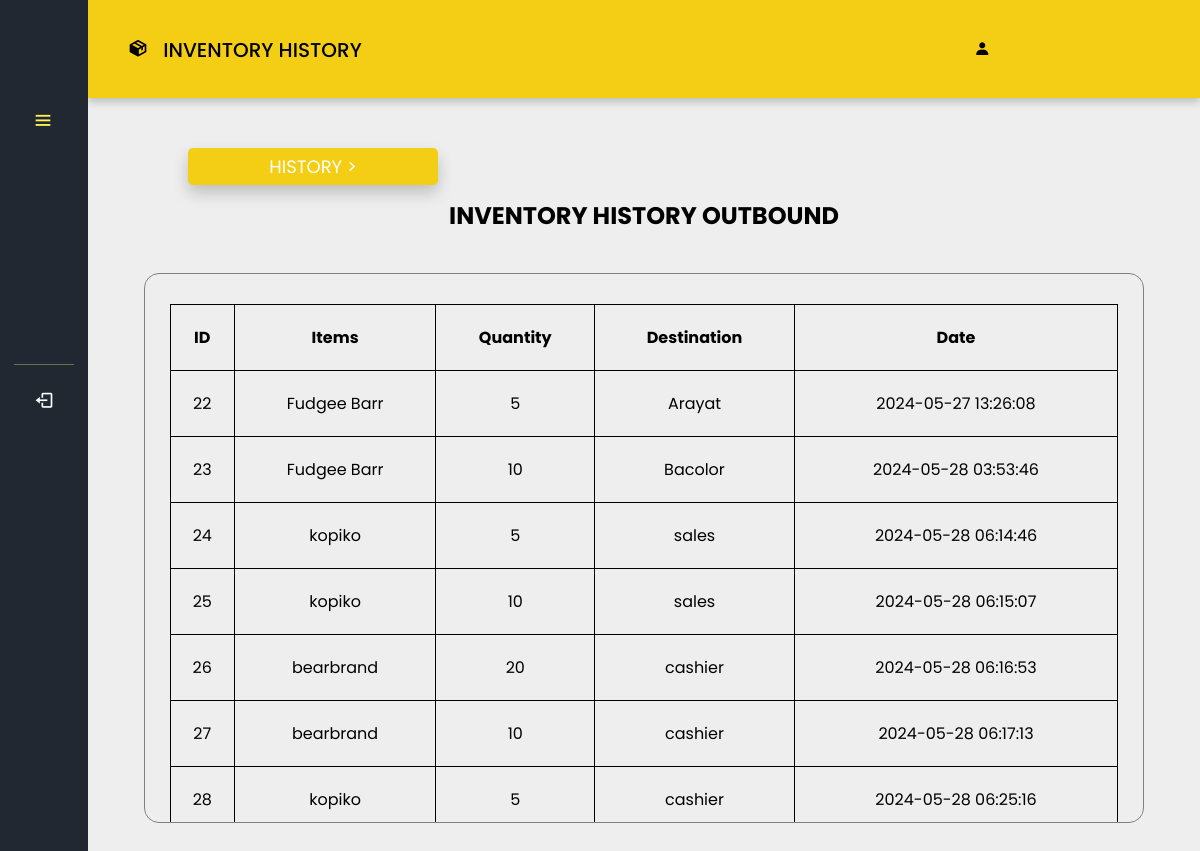
Screenshot of /POS_Inventory/outboundIH.php (signed in) with the database file from the repository.
### tables this page shows
CREATE TABLE `outbound` (
  `outbound_id` int(11) NOT NULL,
  `items` varchar(50) NOT NULL,
  `quantity` int(255) NOT NULL,
  `destination` varchar(255) NOT NULL,
  `Date` timestamp NOT NULL DEFAULT current_timestamp()
);

### POS_Inventory/outboundIH.php (the view, shortened to what this page needs)
<?php
if (isset($_SESSION['UserLogin'])) {
  $userrole = $_SESSION['UserRole'];
} else {
  header("Location: /pos/login.php");
  exit();
}
$pdo = connection();
$sql = "SELECT * FROM outbound";
$stmt = $pdo->query($sql);
$items = $stmt->fetchAll(PDO::FETCH_ASSOC);
?>
<!DOCTYPE html>
<html lang="en">
<head>
  <link rel="stylesheet" href="styles/inventory.css" />
  <link rel="stylesheet" href="styles/inventoryhistory.css" />
  <link href='https://unpkg.com/boxicons@2.1.4/css/boxicons.min.css' rel="stylesheet">
</head>
<body>
<nav class="sidebar close">
<header>
<div class="image-text">
</div>
  <i class="bx bx-menu toggle"></i>
</header>
<div class="menu-bar">
<div class="menu">
    <div class="bottom-content">
    <hr style="height: 1px; opacity: 40%; border-width: 0; margin-top: 200px; background-color: #BFEA7C;"/>
    <li class="nav-link">
      <a href="/updated pos/logout.php">
      <i class="bx bx-log-out icon"></i>
      </a>
    </li>
    </div>
</div>
</div>
</nav>
<section class="home" style="position: fixed; overflow: auto;">
  <div class="userheader">
  <h1><i class="bx bxs-package icon">&nbsp</i> INVENTORY HISTORY </h1>
   <h2><i class="bx bxs-user usericon">&nbsp</i> <?php echo htmlspecialchars($userrole); ?></h2>
  </div>
  <div class="dropdown1">
    <span class="inventory"> HISTORY ></span>
</div>
<div class="table1">
  <h1 class="header">INVENTORY HISTORY OUTBOUND</h1>
  <div class="tabbox1">
  <table>
    <tr>
      <th>ID</th>
      <th>Items</th>
      <th>Quantity</th>
      <th>Destination</th>
      <th>Date</th>
    </tr>
    <?php foreach ($items as $row){ ?>
            <tr>
                <td><?= $row['outbound_id'];?></td>
                <td><?= $row['items'];?></td>
                <td><?= $row['quantity'];?></td>
                <td><?= $row['destination'];?></td>
                <td><?= $row['Date'];?></td>
            </tr>
            <?php }?>
  </table>
    </div>
  </div>
</section>
</body>
</html>

### POS_Inventory/styles/inventory.css (style rules this page uses)
* { padding: 0; margin: 0; box-sizing: border-box; font-family: 'Poppins', sans-serif; }
:root { --background-color: #222831; --color: #F4CE14; --hover-color: #FFF455; --text-color: #000000; --text-color2: black; }
body { height: 100vh; background: #EEEEEE; }
.sidebar { float: left; top: 0; left: 0; height: 100%; width: 250px; padding: 10px 14px; background: var(--background-color); z-index: 100; cursor: pointer; }
.sidebar.close { width: 88px; }
.sidebar .menu { margin-top: -60px; }
.sidebar li { height: 50px; margin-top: 10px; list-style: none; display: flex; align-items: center; }
.sidebar li .icon { display: flex; align-items: center; justify-content: center; min-width: 60px; font-size: 20px; }
.sidebar li .icon, .sidebar li .text { color: #fff; }
.sidebar header { position: relative; }
.sidebar header .image-text { display: flex; align-items: center; padding-top: 1rem; }
.sidebar header .toggle { position: absolute; color:var(--hover-color); margin-top: -30px; top: 60%; left: 90%; font-size: 22px; line-height: 50px; transform: translateY(-50%); cursor: pointer; }
.sidebar li a { text-decoration: none; height: 100%; width: 100%; display: flex; align-items: center; border-radius: 6px; }
.sidebar .menu-bar { height: calc(100% - 60px); display: flex; flex-direction: column; justify-content: space-between; padding-top: 3rem; }
.sidebar.close .toggle { left: 30%; margin-top: 10px; }
.home { height: 100vh; left: 250px; width: calc(100% - 250px); position: relative; }
.home .userheader { padding: 35px 40px; background-color: var(--color); box-shadow: 0 4px 8px 0 rgba(0, 0, 0, 0.2); }
.home .userheader h1 { font-size: 20px; font-weight: 500; color: var(--text-color); }
.home .userheader h2 { font-size: 16px; font-weight: 500; color: var(--text-color); margin-left: 82%; margin-top: -27px; }
.sidebar.close ~ .home { left: 88px; width: calc(100% - 88px); }
.bottom-content { margin-top: 10px; }
table { margin: 10px; text-align: center; }

### POS_Inventory/styles/inventoryhistory.css (style rules this page uses)
.inventory { background-color: #F4CE14; box-shadow: 0 8px 16px 0 rgba(0,0,0,0.2); padding: 5px 20px; border-radius: 5px; font-size: large; position: absolute; top: 50px; left: 100px; cursor: pointer; color: white; min-width: 250px; text-align: center; }
.dropdown1 { position: relative; display: list-item; display: inline; }
table { width: 95%; margin-top: 30px; margin-right: auto; margin-left: auto; margin-bottom: 30px; border-collapse: collapse; }
th, td { border: 1px solid rgb(0, 0, 0); padding: 20px 8px; text-align: center; }
.table1 { align-items: center; margin-top: 100px; }
.header { text-align: center; margin-bottom: 40px; }
.tabbox1 { width: 90%; height: 550px; margin-top: 30px; margin-right: auto; margin-left: auto; margin-bottom: 30px; border: 1px solid gray; border-radius: 15px; overflow-y: scroll; }

### rows the page displays
outbound: outbound_id "22", items "Fudgee Barr", quantity "5", destination "Arayat", Date "2024-05-27 13:26:08"
outbound: outbound_id "23", items "Fudgee Barr", quantity "10", destination "Bacolor", Date "2024-05-28 03:53:46"
outbound: outbound_id "24", items "kopiko", quantity "5", destination "sales", Date "2024-05-28 06:14:46"
outbound: outbound_id "25", items "kopiko", quantity "10", destination "sales", Date "2024-05-28 06:15:07"
outbound: outbound_id "26", items "bearbrand", quantity "20", destination "cashier", Date "2024-05-28 06:16:53"
outbound: outbound_id "27", items "bearbrand", quantity "10", destination "cashier", Date "2024-05-28 06:17:13"
outbound: outbound_id "28", items "kopiko", quantity "5", destination "cashier", Date "2024-05-28 06:25:16"
